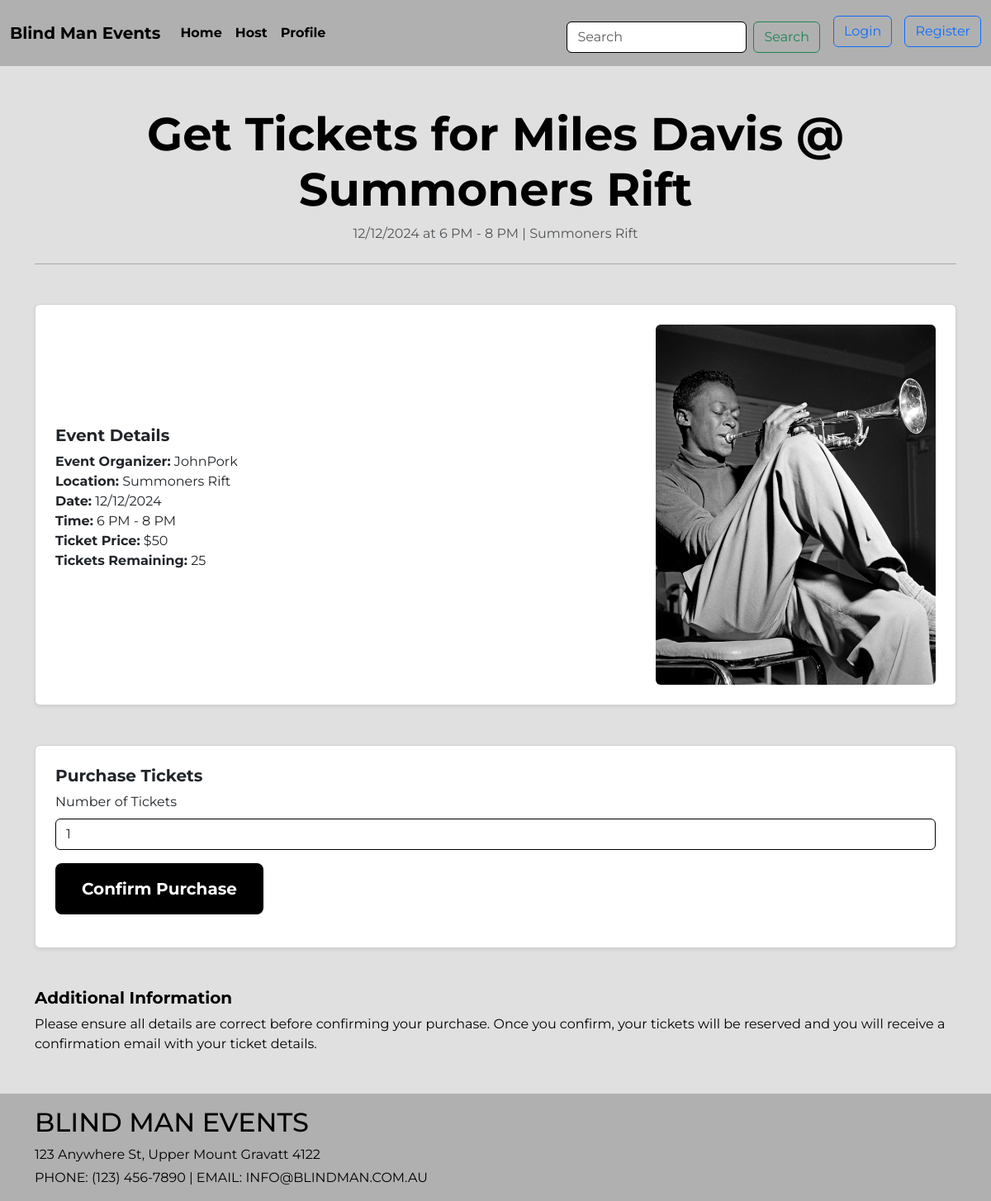
The app's page /event/1/get-tickets, older data.
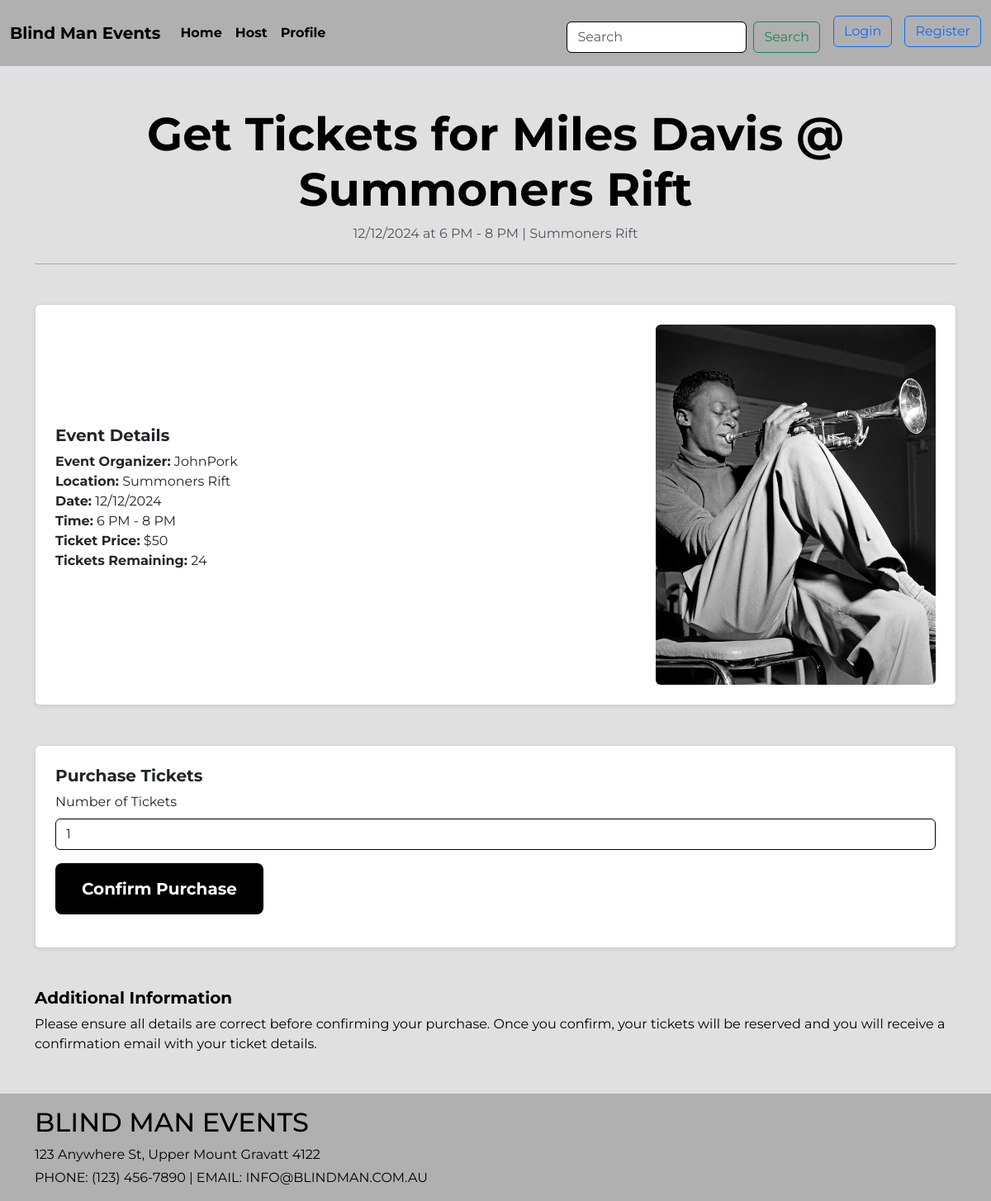
The same page, newer data.
### travel/models.py (models this page shows, shortened)
class Event(db.Model):
    __tablename__ = 'events'
    id = db.Column(db.Integer, primary_key=True)
    title = db.Column(db.String(80))
    date = db.Column(db.String(80))
    time = db.Column(db.String(80))
    location = db.Column(db.String(100))
    event_description = db.Column(db.String(200))
    image = db.Column(db.String(400))
    tickets_remaining = db.Column(db.Integer)
    status = db.Column(db.String(20))
    ticket_price = db.Column(db.Integer)
    organizer_id = db.Column(db.Integer, db.ForeignKey('users.id'))
    comments = db.relationship('Comment', backref='event')
    booking_history = db.relationship('PurchasedTicket', backref='event')

class User(db.Model, UserMixin):
    __tablename__ = 'users'
    id = db.Column(db.Integer, primary_key=True)
    username = db.Column(db.String(100), index=True, unique=True, nullable=False)
    emailid = db.Column(db.String(100), index=True, nullable=False)
    password_hash = db.Column(db.String(255), nullable=False)
    comments = db.relationship('Comment', backref='user')
    booking_history = db.relationship('PurchasedTicket', backref='user')
    booking_history = db.relationship('Event', backref='user')

### travel/views.py (the view, shortened to what this page needs)
@mainbp.route('/event/<int:event_id>/get-tickets', methods=['GET', 'POST'])
def get_tickets(event_id):
    event = db.session.get(Event, event_id)
    if event is None:
        return "Event not found", 404
    return render_template('events/get_tickets.html', event=event)

### travel/templates/events/get_tickets.html
{% extends 'base.html' %}
{% block content %}
<main class="container my-5">
  <div class="text-center mb-5">
    <h1 class="display-4 fw-bold">Get Tickets for {{ event.title }}</h1>
    <p class="text-muted">{{ event.date }} at {{ event.time }} | {{ event.location }}</p>
    <hr class="my-4" />
  </div>
  <section class="mb-5">
    <div class="card p-4 shadow-sm">
      <div class="row align-items-center">
        <div class="col-md-8">
          <h5 class="fw-bold">Event Details</h5>
          <ul class="list-unstyled">
            <li><strong>Event Organizer:</strong> {{ event.user.username }}</li>
            <li><strong>Location:</strong> {{ event.location }}</li>
            <li><strong>Date:</strong> {{ event.date }}</li>
            <li><strong>Time:</strong> {{ event.time }}</li>
            <li><strong>Ticket Price:</strong> ${{ event.ticket_price }}</li>
            <li><strong>Tickets Remaining:</strong> {{ event.tickets_remaining }}</li>
          </ul>
        </div>
        <div class="col-md-4 d-flex justify-content-center">
          <img src="{{ event.image }}" class="img-fluid rounded" alt="Event Image" style="max-width: 100%; height: auto;">
        </div>
      </div>
    </div>
  </section>
  <section class="mb-5">
    <div class="card p-4 shadow-sm">
      <h5 class="fw-bold">Purchase Tickets</h5>
      <form method="POST" action="{{ url_for('main.get_tickets', event_id=event.id) }}">
        <div class="mb-3">
            <label for="ticketQuantity" class="form-label">Number of Tickets</label>
            <input type="number" class="form-control" id="ticketQuantity" name="ticket_quantity" min="1" max="{{ event.tickets_remaining }}" value="1" required>
        </div>
        <button type="submit" class="btn btn-dark btn-lg">Confirm Purchase</button>
      </form>
    </div>
  </section>
  <section class="mb-5">
    <h5 class="fw-bold">Additional Information</h5>
    <p>Please ensure all details are correct before confirming your purchase. Once you confirm, your tickets will be reserved and you will receive a confirmation email with your ticket details.</p>
  </section>
</main>
{% endblock %}

### travel/templates/base.html (shortened to what this page needs)
<!DOCTYPE html>
<html lang="en">
  <head>
    <link
      href="https://cdn.jsdelivr.net/npm/bootstrap@5.3.2/dist/css/bootstrap.min.css"
      rel="stylesheet"
    />
    <link rel="stylesheet" href="{{ url_for('static', filename='css/mystyle.css') }}">
  </head>
  <body>
    <header class="bg-light border-bottom">
      <nav class="navbar navbar-expand-lg">
        <div class="container-fluid">
          <a class="navbar-brand" href="{{ url_for('main.index') }}">Blind Man Events</a>
          <div class="collapse navbar-collapse" id="navbarSupportedContent">
            <ul class="navbar-nav me-auto mb-2 mb-lg-0">
              <li class="nav-item">
                <a class="nav-link active" aria-current="page" href="{{ url_for('main.index') }}">Home</a>
              </li>
              <li class="nav-item">
                <a class="nav-link" href="{{ url_for('destination.create') }}">Host</a>
              </li>
              <li class="nav-item">
                <a class="nav-link" href="{{ url_for('main.profile') }}">Profile</a>
              </li>
            </ul>
            <div class="d-flex align-items-center">
              <form class="d-flex align-items-center me-2" action="{{ url_for('main.search') }}" role="search" style="margin-top: 10px;">
                <input type="text" name="search" class="form-control me-2" aria-label="Search" id="SearchForm" placeholder="Search">
                <button class="btn btn-outline-success me-2" type="submit">Search</button>
              </form>
              {% if current_user.is_authenticated %}
                <a href="{{ url_for('auth.logout') }}" class="btn btn-outline-primary" style="margin-top: -5px;">Logout</a>
              {% else %}
                <a href="{{ url_for('auth.login') }}" class="btn btn-outline-primary" style="margin-top: -5px; margin-right: 15px;">Login</a>
                <a href="{{ url_for('auth.register') }}" class="btn btn-outline-primary" style="margin-top: -5px;">Register</a>
              {% endif %}
            </div>
          </div>
        </div>
      </nav>
    </header>
    {% block content %} {% endblock %}
    <footer class="footer text-black py-3 mt-4">
      <div class="container text-start">
        <h2 class="mb-2">BLIND MAN EVENTS</h2>
        <p class="mb-1">123 Anywhere St, Upper Mount Gravatt 4122</p>
        <p class="mb-0">PHONE: (123) 456-7890 | EMAIL: INFO@BLINDMAN.COM.AU</p>
      </div>
    </footer>
  </body>
</html>

### travel/static/css/mystyle.css (style rules this page uses)
body { font-family: 'Montserrat', sans-serif; background-color: #e0e0e0; color: #000; }
.navbar { background-color: #b0b0b0; padding: 1rem 0; }
.navbar-brand, .nav-link, .btn-outline-light { color: #000 !important; font-weight: 700; }
.form-control { background-color: #fff; border: 1px solid #000; }
.btn-dark { background-color: #000; border: none; padding: 1rem 2rem; font-weight: 700; margin-bottom: 1rem; }
.footer { background-color: #b0b0b0; color: #000 !important; }
.card img { width: 100%; height: 200px; object-fit: cover; }

Row changes from the older to the newer data that the page shows:
changed Event "Miles Davis @ Summoners Rift": tickets_remaining "25" → "24"
